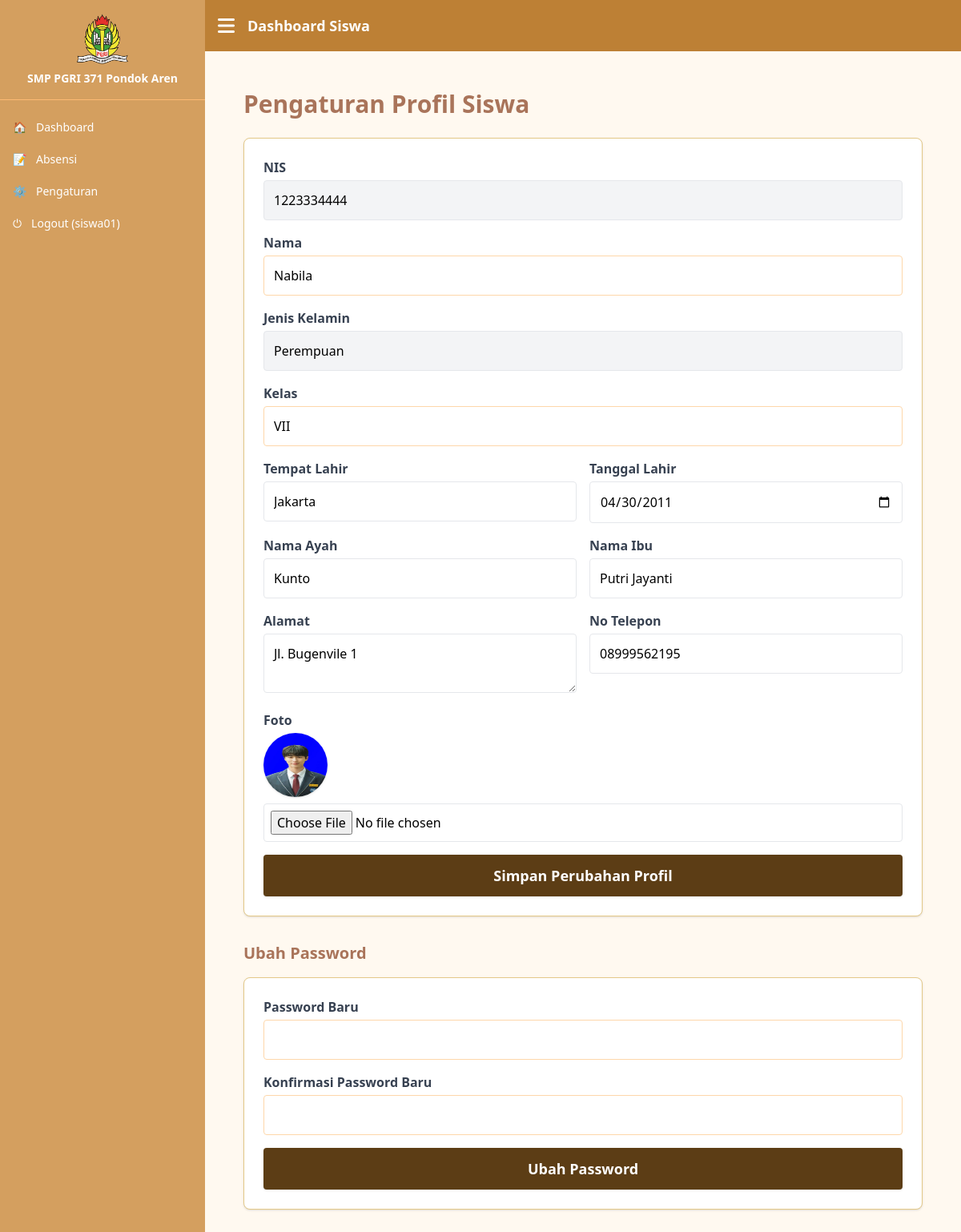
Screenshot of /siswa/index.php?page=pengaturan (signed in) with the database file from the repository.
### tables this page shows
CREATE TABLE `siswa` (
  `id` int(11) NOT NULL,
  `username` varchar(50) DEFAULT NULL,
  `email` varchar(100) DEFAULT NULL,
  `nama` varchar(100) NOT NULL,
  `nis` varchar(20) NOT NULL,
  `kelas` varchar(20) NOT NULL,
  `tempat_lahir` varchar(50) DEFAULT NULL,
  `tanggal_lahir` date DEFAULT NULL,
  `nama_ayah` varchar(100) DEFAULT NULL,
  `nama_ibu` varchar(100) DEFAULT NULL,
  `foto` varchar(255) DEFAULT NULL,
  `password` varchar(100) NOT NULL,
  `jenis_kelamin` enum('Laki - Laki','Perempuan') DEFAULT 'Laki - Laki',
  `alamat` varchar(255) DEFAULT NULL,
  `no_telepon` varchar(20) DEFAULT NULL
);

### siswa/pengaturan.php (the view, shortened to what this page needs)
<?php
include '../connection/database.php';
$nis = $_SESSION['nis'];
$query = $connection->prepare("SELECT * FROM siswa WHERE nis = ?");
$query->bind_param("s", $nis);
$query->execute();
$data = $query->get_result()->fetch_assoc();
?>
<!DOCTYPE html>
<html lang="id">
<head>
    <script src="https://cdn.tailwindcss.com"></script>
</head>
<body class="bg-[#FFF9F0] flex flex-col min-h-screen">
<div class="flex flex-1">
    <main class="flex-1 p-6 bg-[#FFF9F0]">
        <h2 class="text-3xl font-bold text-[#a9745a] mb-6">Pengaturan Profil Siswa</h2>
        <form method="post" enctype="multipart/form-data" class="space-y-4 mb-8 bg-white p-6 rounded-lg shadow border border-[#E4C988]">
            <div>
                <label class="block mb-1 font-semibold text-gray-700">NIS</label>
                <input type="text" value="<?= htmlspecialchars($data['nis']) ?>" disabled class="w-full p-3 border border-gray-200 rounded bg-gray-100">
            </div>
            <div>
                <label class="block mb-1 font-semibold text-gray-700">Nama</label>
                <input type="text" name="nama" value="<?= htmlspecialchars($data['nama']) ?>" required class="w-full p-3 border border-orange-200 rounded focus:outline-none focus:ring-2 focus:ring-orange-400 transition">
            </div>
            <div>
                <label class="block mb-1 font-semibold text-gray-700">Jenis Kelamin</label>
                <input type="text" value="<?= htmlspecialchars($data['jenis_kelamin']) ?>" disabled class="w-full p-3 border border-gray-200 rounded bg-gray-100">
            </div>
            <div>
                <label class="block mb-1 font-semibold text-gray-700">Kelas</label>
                <input type="text" name="kelas" value="<?= htmlspecialchars($data['kelas']) ?>" required class="w-full p-3 border border-orange-200 rounded focus:outline-none focus:ring-2 focus:ring-orange-400 transition">
            </div>
            <div class="grid grid-cols-2 gap-4">
                <div>
                    <label class="block mb-1 font-semibold text-gray-700">Tempat Lahir</label>
                    <input type="text" name="tempat_lahir" value="<?= htmlspecialchars($data['tempat_lahir']) ?>" required class="w-full p-3 border border-gray-200 rounded focus:outline-none focus:ring-2 focus:ring-orange-300 transition">
                </div>
                <div>
                    <label class="block mb-1 font-semibold text-gray-700">Tanggal Lahir</label>
                    <input type="date" name="tanggal_lahir" value="<?= htmlspecialchars($data['tanggal_lahir']) ?>" required class="w-full p-3 border border-gray-200 rounded focus:outline-none focus:ring-2 focus:ring-orange-300 transition">
                </div>
            </div>
            <div class="grid grid-cols-2 gap-4">
                <div>
                    <label class="block mb-1 font-semibold text-gray-700">Nama Ayah</label>
                    <input type="text" name="nama_ayah" value="<?= htmlspecialchars($data['nama_ayah']) ?>" required class="w-full p-3 border border-gray-200 rounded focus:outline-none focus:ring-2 focus:ring-yellow-400 transition">
                </div>
                <div>
                    <label class="block mb-1 font-semibold text-gray-700">Nama Ibu</label>
                    <input type="text" name="nama_ibu" value="<?= htmlspecialchars($data['nama_ibu']) ?>" required class="w-full p-3 border border-gray-200 rounded focus:outline-none focus:ring-2 focus:ring-yellow-400 transition">
                </div>
            </div>
            <div class="grid grid-cols-2 gap-4">
                <div>
                    <label class="block mb-1 font-semibold text-gray-700">Alamat</label>
                    <textarea name="alamat" rows="2" class="w-full p-3 border border-gray-200 rounded focus:outline-none focus:ring-2 focus:ring-yellow-400 transition"><?= htmlspecialchars($data['alamat']) ?></textarea>
                </div>
                <div>
                    <label class="block mb-1 font-semibold text-gray-700">No Telepon</label>
                    <input type="text" name="no_telepon" value="<?= htmlspecialchars($data['no_telepon']) ?>" class="w-full p-3 border border-gray-200 rounded focus:outline-none focus:ring-2 focus:ring-yellow-400 transition">
                </div>
            </div>
            <div>
                <label class="block mb-1 font-semibold text-gray-700">Foto</label>
                <?php if ($data['foto']) { ?>
                    <img src="uploads/<?= htmlspecialchars($data['foto']) ?>" alt="Foto Profil" class="w-20 h-20 rounded-full mb-2 shadow">
                <?php } ?>
                <input type="file" name="foto" accept="image/*" class="w-full p-2 border border-gray-200 rounded">
            </div>
            <button type="submit" name="update_profile" class="w-full py-3 rounded bg-[#5c3d15] hover:bg-[#4b320f] text-white font-bold text-lg shadow transition duration-300">
                Simpan Perubahan Profil
            </button>
        </form>
        <h3 class="text-xl font-bold mb-4 text-[#a9745a]">Ubah Password</h3>
        <form method="post" class="space-y-4 bg-white p-6 rounded-lg shadow border border-[#E4C988]">
            <div>
                <label class="block mb-1 font-semibold text-gray-700">Password Baru</label>
                <input type="password" name="password1" required class="w-full p-3 border border-orange-200 rounded focus:outline-none focus:ring-2 focus:ring-orange-400 transition">
            </div>
            <div>
                <label class="block mb-1 font-semibold text-gray-700">Konfirmasi Password Baru</label>
                <input type="password" name="password2" required class="w-full p-3 border border-orange-200 rounded focus:outline-none focus:ring-2 focus:ring-orange-400 transition">
            </div>
            <button type="submit" name="update_password" class="w-full py-3 rounded bg-[#5c3d15] hover:bg-[#4b320f] text-white font-bold text-lg shadow transition duration-300">
                Ubah Password
            </button>
        </form>
    </main>
</div>
</body>
</html>

### rows the page displays
siswa: nis "1223334444", nama "Nabila", jenis_kelamin "Perempuan", kelas "VII", tempat_lahir "Jakarta", tanggal_lahir "04/30/2011", nama_ayah "Kunto", nama_ibu "Putri Jayanti", alamat "Jl. Bugenvile 1", no_telepon "08999562195", foto (picture)

### other values shown
$_SESSION["username"] "siswa01"
